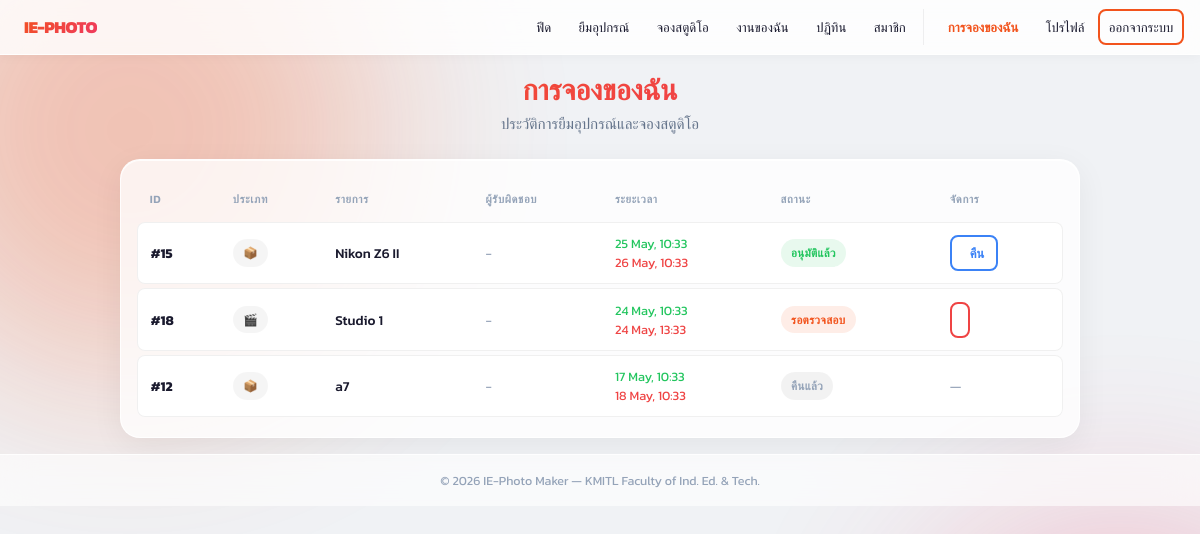
Page /member/my_bookings.php (signed in) on the committed database.
### tables this page shows
CREATE TABLE `bookings` (
  `id` int(11) NOT NULL AUTO_INCREMENT,
  `booking_type` enum('equipment','studio') NOT NULL,
  `item_id` int(11) NOT NULL,
  `user_id` int(11) DEFAULT NULL,
  `guest_name` varchar(100) DEFAULT NULL,
  `guest_email` varchar(100) DEFAULT NULL,
  `start_datetime` datetime NOT NULL,
  `end_datetime` datetime NOT NULL,
  `form_image_path` varchar(255) DEFAULT NULL,
  `usage_reason` text DEFAULT NULL,
  `usage_type` varchar(100) DEFAULT NULL,
  `status` enum('pending','approved','rejected','returned','cancelled','pending_return') NOT NULL DEFAULT 'pending',
  `created_at` timestamp NOT NULL DEFAULT current_timestamp(),
  `consent_token` varchar(64) DEFAULT NULL,
  `consent_responded_at` timestamp NULL DEFAULT NULL,
  `responsible_user_id` int(11) DEFAULT NULL,
  `return_image_path` varchar(255) DEFAULT NULL,
  PRIMARY KEY (`id`),
  KEY `user_id` (`user_id`),
  CONSTRAINT `bookings_ibfk_1` FOREIGN KEY (`user_id`) REFERENCES `users` (`id`) ON DELETE SET NULL
);

### member/my_bookings.php (the view, shortened to what this page needs)
<?php
require_once __DIR__ . '/../config/database.php';
$user_id = $_SESSION['user_id'];
$query = "
    SELECT b.id, b.booking_type, b.start_datetime, b.end_datetime, b.status, b.return_image_path,
           COALESCE(e.name, s.name) as item_name,
           r.student_id as responsible_name
    FROM bookings b
    LEFT JOIN equipments e ON b.item_id = e.id AND b.booking_type = 'equipment'
    LEFT JOIN studios s ON b.item_id = s.id AND b.booking_type = 'studio'
    LEFT JOIN users r ON b.responsible_user_id = r.id
    WHERE b.user_id = ?
    ORDER BY b.created_at DESC
";
$stmt = $pdo->prepare($query);
$stmt->execute([$user_id]);
$my_bookings = $stmt->fetchAll();
require_once __DIR__ . '/../includes/header.php';
?>
<div class="page-container">
    <div class="page-header">
        <h2>การจองของฉัน</h2>
        <p>ประวัติการยืมอุปกรณ์และจองสตูดิโอ</p>
    </div>
    <div class="glass-card desktop-table" style="padding:1rem;">
        <div class="table-responsive">
            <table class="glass-table">
                <thead><tr><th>ID</th><th>ประเภท</th><th>รายการ</th><th>ผู้รับผิดชอบ</th><th>ระยะเวลา</th><th>สถานะ</th><th>จัดการ</th></tr></thead>
                <tbody>
                <?php foreach($my_bookings as $b): ?>
                    <?php
                        $label='รอตรวจสอบ';$badgeClass='badge-pending';
                        if($b['status']=='approved'){$label='อนุมัติแล้ว';$badgeClass='badge-approved';}
                        if($b['status']=='returned'){$label='คืนแล้ว';$badgeClass='badge-returned';}
                    ?>
                    <tr>
                        <td><strong>#<?php echo $b['id'];?></strong></td>
                        <td><span class="badge" style="background:rgba(0,0,0,.04);"><?php echo $b['booking_type']==='equipment'?'📦':'🎬';?></span></td>
                        <td style="font-weight:500;"><?php echo htmlspecialchars($b['item_name']);?></td>
                        <td><?php echo $b['responsible_name']?htmlspecialchars($b['responsible_name']):'<span class="text-muted">-</span>';?></td>
                        <td style="font-size:.8rem;">
                            <div style="color:var(--success);"><?php echo date('d M, H:i',strtotime($b['start_datetime']));?></div>
                            <div style="color:var(--danger);"><?php echo date('d M, H:i',strtotime($b['end_datetime']));?></div>
                        </td>
                        <td><span class="badge <?php echo $badgeClass;?>"><?php echo $label;?></span></td>
                        <td>
                            <?php if($b['status']==='pending'):?>
                                <form method="POST"><input type="hidden" name="booking_id" value="<?php echo $b['id'];?>"><input type="hidden" name="action" value="cancel">
                                    <button class="btn btn-outline btn-sm" style="color:var(--danger);border-color:var(--danger);padding:.3rem .5rem;"><i class="ph-bold ph-x-circle"></i></button></form>
                            <?php elseif($b['status']==='approved' && $b['booking_type']==='equipment'):?>
                                <button class="btn btn-outline btn-sm" style="color:var(--info);border-color:var(--info);" onclick="openReturnModal(<?php echo $b['id'];?>)"><i class="ph-bold ph-camera"></i> คืน</button>
                            <?php else:?><span class="text-muted">—</span><?php endif;?>
                        </td>
                    </tr>
                <?php endforeach;?>
                </tbody>
            </table>
        </div>
    </div>
</div>
<?php require_once __DIR__ . '/../includes/footer.php'; ?>

### rows in the picture
bookings: id "15", item_name "Nikon Z6 II", start_datetime "25 May, 10:33", end_datetime "26 May, 10:33", status "อนุมัติแล้ว"
bookings: id "18", item_name "Studio 1", start_datetime "24 May, 10:33", end_datetime "24 May, 13:33", label "รอตรวจสอบ"
bookings: id "12", item_name "a7", start_datetime "17 May, 10:33", end_datetime "18 May, 10:33", status "คืนแล้ว"
